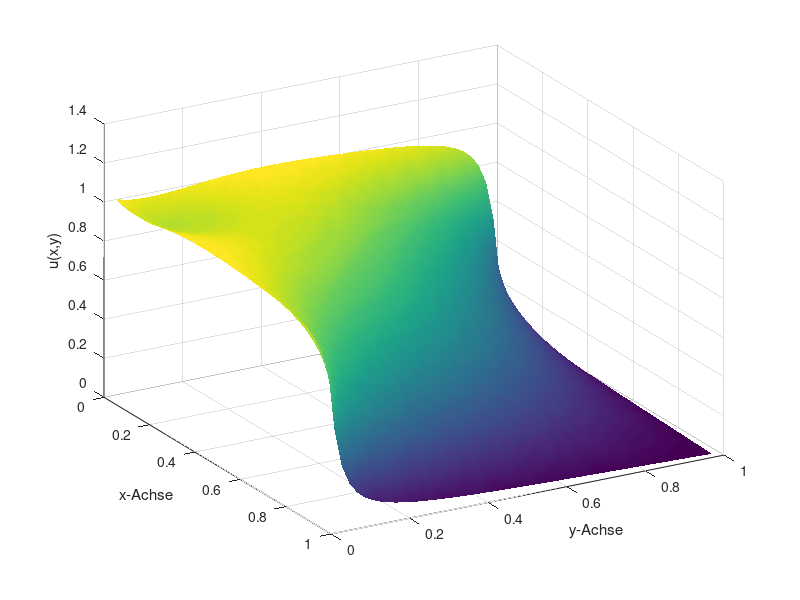

Here is the MATLAB script that generated this plot:
U_h=load("test.csv");
n=50;

h=1/(n+1);
U_h_matrix=reshape(U_h,n,n);
[X,Y]=meshgrid(h:h:(1-h),h:h:(1-h));
figure(1)
clf
surf(X,Y,U_h_matrix,'FaceColor','interp','EdgeAlpha',0);
xlabel('x-Achse');
ylabel('y-Achse');
zlabel('u(x,y)');
view(60, 30);
print("test.png", "-dpng");
